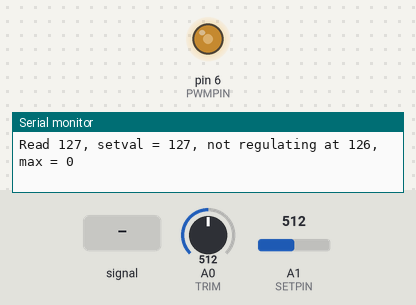
A program run on a simulated Arduino Nano, built with avr-gcc and run on an emulated ATmega328P. Parts: output pins drawn as LEDs (lit = HIGH), the last lines printed to the serial monitor. Inputs (shaded band) come from the test bench; at power-on: A0 (TRIM) = 512, A1 (SETPIN) = 512.

Above: at 1.2 s.
1.3 s: A0 (TRIM) fed a 200 Hz sine of ±81 counts around its level
4.3 s: A0 (TRIM) set to 542
5.8 s: A0 (TRIM) set to 562
At 6.2 s:
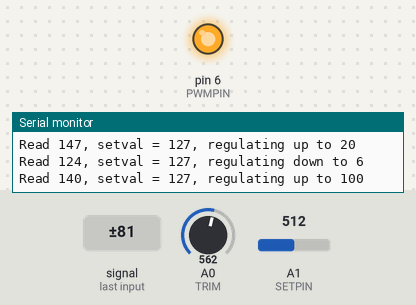
7.3 s: A1 (SETPIN) set to 596
8.8 s: A1 (SETPIN) set to 624
At 9.6 s:
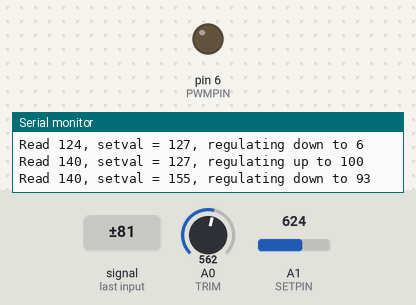
10.3 s: A1 (SETPIN) set to 537
11.8 s: A1 (SETPIN) set to 505
At 13.1 s:
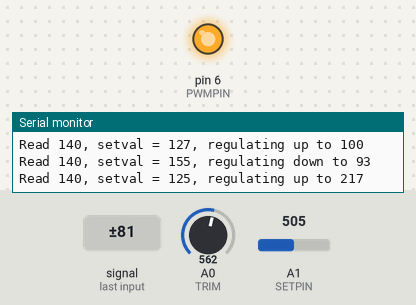
Timing chart, 0 to 14.3 s (numbered marks = the images above; inputs shaded):
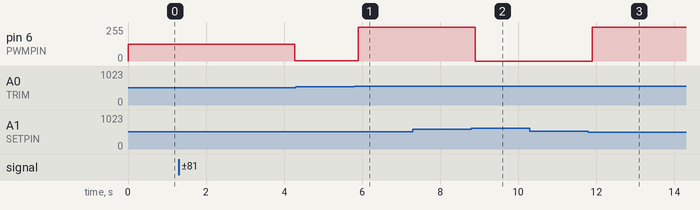

Measured:
- the behaviour switches between 605 and 606 on A1 (SETPIN) (found by bisection; images 1 and 2)
- the behaviour switches between 522 and 521 on A1 (SETPIN) (found by bisection; images 2 and 3)
- after the input at 1.3 s, pin 6 (PWMPIN): 126/255 → 1/255 after 3.0 s
- after the input at 5.8 s, pin 6 (PWMPIN): 1/255 → 255/255 after 0.10 s
- after the input at 7.3 s, every drawn part: stays the same
- after the input at 8.8 s, pin 6 (PWMPIN): 255/255 → 0/255 after 0.10 s
- after the input at 10.3 s, every drawn part: stays the same
- after the input at 11.8 s, pin 6 (PWMPIN): 0/255 → 255/255 after 0.10 s

The program:

main.cpp
```cpp
#include <Arduino.h>
#define PWMPIN 6
#define TRIM A0
#define SETPIN A1
#define N 500
#define HYST 10
#define SAMPLES 15

int value, outval=127, setval, m=0, n=0,
  val, set, up, down, k=0, i;
int vals[SAMPLES] = {0};

void printUp(void)
{
  Serial.print("Read ");
  Serial.print(value);
  Serial.print(", setval = ");
  Serial.print(setval);
  Serial.print(", regulating up to ");
  Serial.println(outval);
}

void printDown(void)
{
  Serial.print("Read ");
  Serial.print(value);
  Serial.print(", setval = ");
  Serial.print(setval);
  Serial.print(", regulating down to ");
  Serial.println(outval);
}

void printLevel(void)
{
  Serial.print("Read ");
  Serial.print(value);
  Serial.print(", setval = ");
  Serial.print(setval);
  Serial.print(", not regulating at ");
  Serial.print(outval);
  Serial.print(", max = ");
  Serial.println(m);
}

void setup() {
  Serial.begin(9600);
  Serial.println("Analog out");
  pinMode(PWMPIN, OUTPUT);
  pinMode(TRIM, INPUT);
  pinMode(SETPIN, INPUT);
  //TCCR0B = (TCCR0B & B11111000) | B00000001; // 62.5kHz
}

void loop() {
  value = analogRead(TRIM);
  value = map(value, 0, 1023, 0, 255);
  for (i=0; i<SAMPLES; i++)
    vals[i+1] = vals[i];
  vals[0] = value;

  setval = analogRead(SETPIN);
  setval = map(setval, 0, 1023, 0, 255);

  set = setval;

  if (n == N)
  {
    k++;
    if (k == 100)
    {
      k = 0;
      m = 0;
    }
  }
  val = 0;
  for (i=0; i<SAMPLES; i++)
    val += vals[i];
  val = val/SAMPLES;


  if ((val < set - HYST) && (outval > 0))
  {
    if (up > m)
      m = up;
    outval--;
    down++;
    up = 0;
    if (n == N)
      printDown();
  }
  else if ((val > set + HYST) && (outval < 255))
  {
    if (down > m)
      m = down;
    outval++;
    up++;
    down = 0;
    if (n == N)
      printUp();
  } else if ((value == set) && (n == N))
    printLevel();
  if (n == N)
    n = 0;

  analogWrite(PWMPIN, outval);
  n++;
}
```
